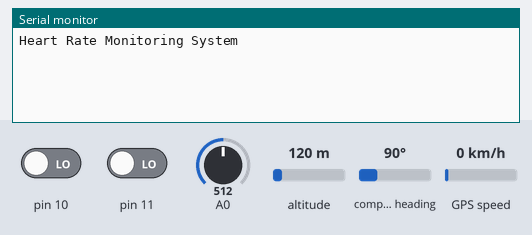
Recording of a sketch running on a simulated Arduino Mega 2560, built with avr-gcc and run on an emulated ATmega2560. On the bench: the last lines printed to the serial monitor. The inputs (shaded band) are chosen by the test bench; at power-on: pin 10 LOW, pin 11 LOW, A0 = 512, altitude 120 m, compass heading 90°, GPS speed 0 km/h. The GPS gets a fix after 3 s at 37.7749, -122.4194 with 8 satellites.

Above: at 1.2 s.
1.3 s: pin 10 driven HIGH
At 4.2 s:
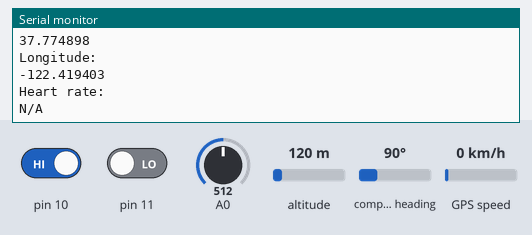
4.5 s: pin 10 driven LOW
At 5.8 s:
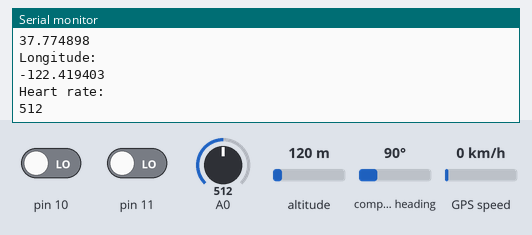
Timing chart, 0 to 7.5 s (numbered marks = the images above; inputs shaded):
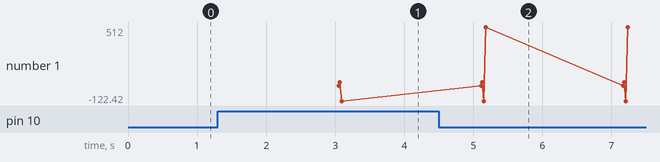

Measured:
- after the input at 1.3 s, the serial monitor: prints a new line after 1.8 s (image 1)
- after the input at 4.5 s, the serial monitor: prints a new line after 0.68 s (image 2)
- plotted number 1: -122.42 → 512 after the input at 4.5 s

The sketch:

HeartCare.ino
```cpp
#include "TinyGPS++.h"

TinyGPSPlus gps;
int flag=-1;

void setup()
{
  pinMode(10, INPUT);
  pinMode(11, INPUT);
  Serial.begin(9600);
  Serial1.begin(9600);
  while(!Serial);
  while(!Serial1);
  Serial.println("Heart Rate Monitoring System");
}

void loop()
{
  while(Serial1.available())
  {
    gps.encode(Serial1.read());
  }
  if(gps.location.isUpdated()) // && (!(digitalRead(10)) && (!(digitalRead(11))))
  {
    Serial.println("Satellite Count:");
    Serial.println(gps.satellites.value());
    Serial.println("Latitude:");
    Serial.println(gps.location.lat(), 6);
    Serial1.print(gps.location.lat(), 6);
    Serial1.print(",");
    Serial.println("Longitude:");
    Serial.println(gps.location.lng(), 6);
    Serial1.print(gps.location.lng(), 6);
    Serial1.print(",");
    Serial.println("Heart rate:");
    if((digitalRead(10) == 1)||(digitalRead(11) == 1))
    {
      Serial.println("N/A");
      Serial1.print(flag);
    }
    else
    {
      Serial.println(analogRead(A0));
      Serial1.print(analogRead(A0));
    }
    Serial1.println();
    Serial.println();
    delay(2000);
  }
}
```
